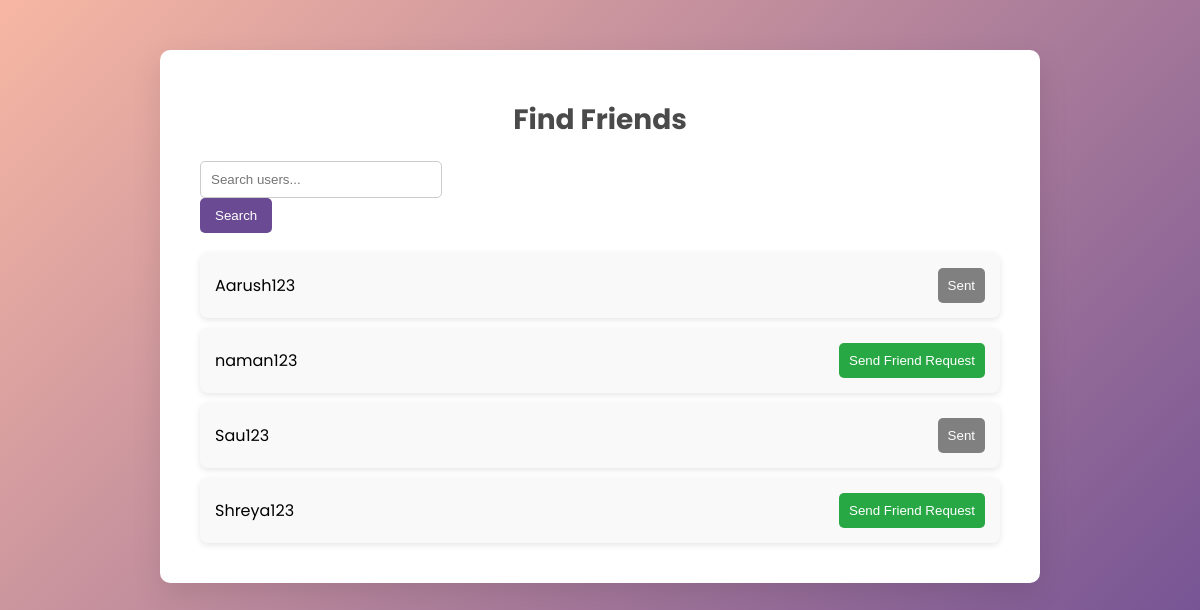
The app's page /phpmailer_final.php (signed in) with its own data.
### tables this page shows
CREATE TABLE `users` (
  `id` int(11) NOT NULL,
  `name` varchar(255) NOT NULL,
  `dob` date NOT NULL,
  `email` varchar(255) NOT NULL,
  `username` varchar(255) NOT NULL,
  `password` varchar(255) NOT NULL
);

### phpmailer_final.php (the view, shortened to what this page needs)
<?php
$host = 'localhost:3307';
$dbname = 'quizmedb';
$user = 'root';
$password = '';
try {
    $pdo = new PDO("mysql:host=$host;dbname=$dbname", $user, $password);
    $pdo->setAttribute(PDO::ATTR_ERRMODE, PDO::ERRMODE_EXCEPTION);
} catch (PDOException $e) {
    die("Could not connect to the database $dbname :" . $e->getMessage());
}
$user_id = $_SESSION['user_id'];
$search = '';
$query = $pdo->prepare("
    SELECT u.id, u.username,
           (SELECT COUNT(*)
            FROM friend_requests fr
            WHERE fr.sender_id = :user_id AND fr.receiver_id = u.id) AS request_sent
    FROM users u
    WHERE u.id != :user_id AND u.username LIKE :search
");
$query->execute([
    'user_id' => $user_id,
    'search' => '%' . $search . '%'
]);
$users = $query->fetchAll(PDO::FETCH_ASSOC);
?>
<!DOCTYPE html>
<html lang="en">
<head>
</head>
<body>
    <div class="container">
        <h1>Find Friends</h1>
        <div class="search-bar">
            <form method="GET">
                <input type="text" name="search" placeholder="Search users..." value="<?php echo htmlspecialchars($search); ?>">
                <button type="submit">Search</button>
            </form>
        </div>
        <div class="user-list">
            <?php foreach ($users as $user) { ?>
                <div class="user-card">
                    <span><?php echo htmlspecialchars($user['username']); ?></span>
                    <?php if ($user['request_sent'] > 0) { ?>
                        <button disabled>Sent</button>
                    <?php } else { ?>
                        <button onclick="sendFriendRequest(this, <?php echo $user['id']; ?>)">Send Friend Request</button>
                    <?php } ?>
                </div>
            <?php } ?>
        </div>
    </div>
</body>
</html>

### phpmailer_final.php (style rules this page uses)
body { font-family: 'Poppins', sans-serif; background: linear-gradient(135deg, #f7b7a3, #6a4b93); margin: 0; padding: 0; display: flex; justify-content: center; align-items: flex-start; min-height: 100vh; }
.container { background: white; padding: 30px 40px; border-radius: 10px; box-shadow: 0 10px 30px rgba(0, 0, 0, 0.1); width: 100%; max-width: 800px; margin-top: 50px; }
h1 { text-align: center; color: #4a4a4a; font-size: 28px; margin-bottom: 20px; }
.search-bar { margin-bottom: 20px; display: flex; justify-content: space-between; }
.search-bar input { padding: 10px; width: 80%; border: 1px solid #ccc; border-radius: 5px; }
.search-bar button { background-color: #6a4b93; color: white; padding: 10px 15px; border: none; border-radius: 5px; cursor: pointer; }
.user-list { margin-top: 20px; }
.user-card { display: flex; justify-content: space-between; align-items: center; background: #f9f9f9; margin: 10px 0; padding: 15px; border-radius: 8px; box-shadow: 0 2px 6px rgba(0, 0, 0, 0.1); }
.user-card button { background-color: #28a745; color: white; padding: 10px; border: none; border-radius: 5px; cursor: pointer; }
.user-card button:disabled { background-color: gray; cursor: not-allowed; }

### records on screen
users: username "Aarush123", shows "Sent"
users: username "naman123"
users: username "Sau123", shows "Sent"
users: username "Shreya123"
